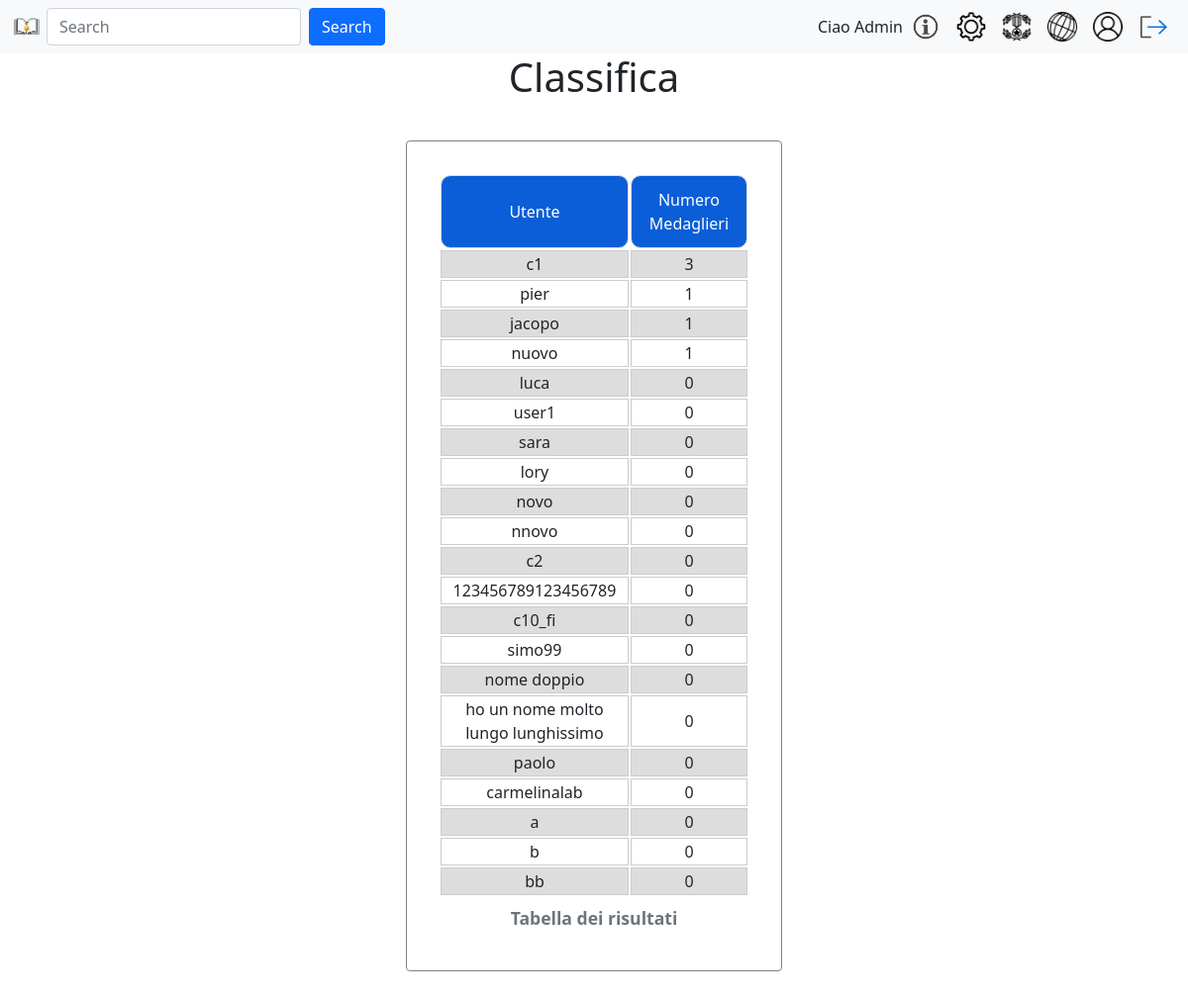
Before: /classifica.php (signed in) with the older database file.
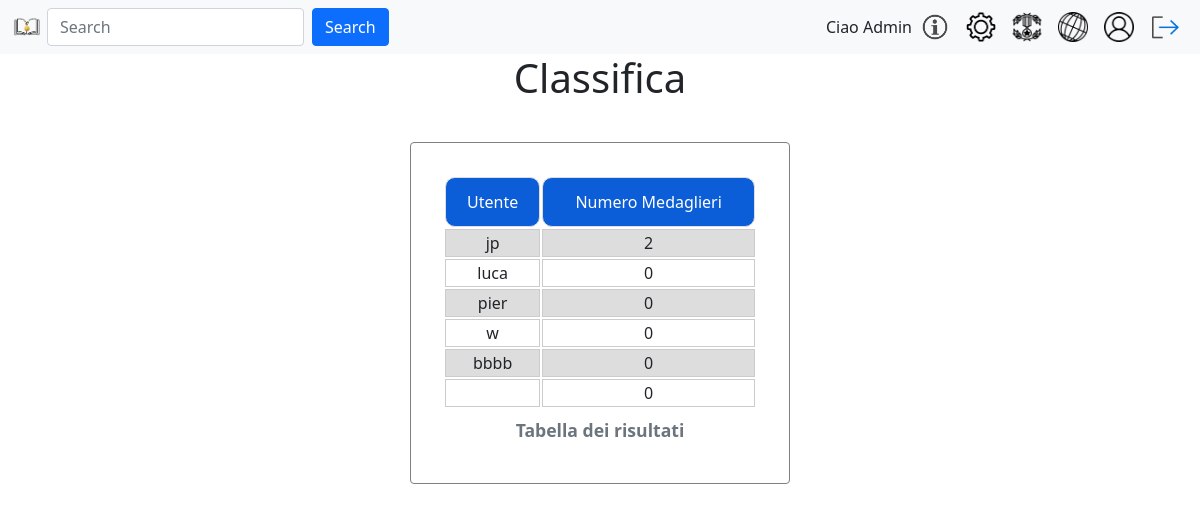
After: the same page with the newer database file.
### tables this page shows
CREATE TABLE `utente` (
  `id` int(8) NOT NULL AUTO_INCREMENT,
  `username` varchar(80) NOT NULL,
  `email` varchar(80) NOT NULL,
  `pwd` varchar(120) NOT NULL,
  `immagineProfilo` varchar(255) DEFAULT NULL,
  `isAdmin` int(1) NOT NULL DEFAULT 0,
  `descrizione` varchar(150) DEFAULT NULL,
  `stato` int(1) NOT NULL DEFAULT 0,
  PRIMARY KEY (`id`)
);

### include/login.model.php (called while the page is built, shortened)
<?php
require_once 'config.php';
function getListaElencoUtenti(){
    global $conn;
    $sql = "SELECT id,username,isAdmin,stato FROM utente where username != 'admin'";
    $stmt = $conn->prepare($sql);
    $stmt->execute();
    $result = $stmt->get_result();
    return $result->fetch_all(MYSQLI_ASSOC);
}
?>

### classifica.php (the view, shortened to what this page needs)
<?php
require_once("include/login.controller.php");
require_once("include/login.model.php");
?>
<!DOCTYPE html>
<html lang="it">
<head>
    <link href="https://cdn.jsdelivr.net/npm/bootstrap@5.1.3/dist/css/bootstrap.min.css" rel="stylesheet"
>
    <link rel="stylesheet" type="text/css" href="css/landingPage.css">
    <link rel="stylesheet" type="text/css" href="css/settingPage.css">
    <link rel="stylesheet" type="text/css" href="css/PMpopup.css">
    <link rel="stylesheet" type="text/css" href="css/PMclassifica.css">
</head>
<body>
    <main class="container">
        <div class="row">
            <div class="col-md-4">
            </div>
            <div class="col-md-4 text-center">
                <h1>Classifica</h1>
            </div>
            <div class="col-md-4">
            </div>
        </div>
        <div class="row">
            <div class="col-md-4"></div>
            <div class="card col-md-4 text-center">
                <?php
                echo "<table>
                <caption>Tabella dei risultati</caption>
                <tr>
                    <th>Utente</th>
                    <th>Numero Medaglieri</th>
                </tr>";
                    $utenti = getListaElencoUtenti();
                    $ids = array_column($utenti, 'medalsCompleted');
                    array_multisort($ids, SORT_DESC, $utenti);
                    $classe = "";
                    foreach($utenti as $userId){
                        ($userId['id'] === $_SESSION['id']) ? $classe = "myuser" :  $classe = "";
                        echo "<tr class=\"" . $classe ."\"><td>" . $userId['username']. "</td><td>" . $userId['medalsCompleted'];
                        echo "</td></tr>";
                    }
                echo "</table>";
                ?>
            </div>
            <div class="col-md-4"></div>
        </div>
    </main>
</body>
</html>

Changed rows visible on the page:
removed utente: username "c1", medalsCompleted "3"
removed utente: username "pier", id "1"
removed utente: username "jacopo", isAdmin "1"
removed utente: username "nuovo", medalsCompleted "1"
removed utente: username "user1", medalsCompleted "0"
removed utente: username "sara", medalsCompleted "0"
removed utente: username "lory", isAdmin "0"
removed utente: username "novo", medalsCompleted "0"
removed utente: username "nnovo", medalsCompleted "0"
removed utente: username "c2", medalsCompleted "0"
removed utente: username "123456789123456789", medalsCompleted "0"
removed utente: username "c10_fi", medalsCompleted "0"
removed utente: username "simo99", medalsCompleted "0"
removed utente: username "nome doppio", medalsCompleted "0"
removed utente: username "ho un nome molto lungo lunghissimo", medalsCompleted "0"
removed utente: username "paolo", medalsCompleted "0"
removed utente: username "carmelinalab", medalsCompleted "0"
removed utente: username "a", medalsCompleted "0"
removed utente: username "b", medalsCompleted "0"
removed utente: username "bb", medalsCompleted "0"
added utente: username "jp", medalsCompleted "2"
added utente: username "pier", medalsCompleted "0"
added utente: username "w", medalsCompleted "0"
added utente: username "bbbb", medalsCompleted "0"
added utente: medalsCompleted "0"
